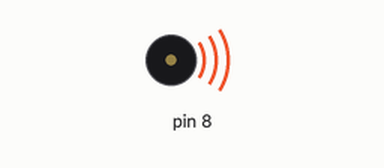
Bench run of a sketch on a simulated Arduino Uno, built with avr-gcc and run on an emulated ATmega328P. Parts: buzzer (waves = sounding).

Above: at 0.1 s.
Timing chart, 0 to 40.0 s (numbered marks = the images above):
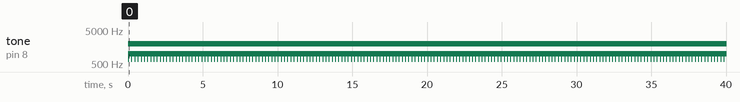

The sketch:

basicTone.ino
```cpp
void setup() {
  // put your setup code here, to run once:
  pinMode(8,OUTPUT);

}

void loop() {
  // put your main code here, to run repeatedly:
  for(int i=0; i<500; i++)
  {
    tone(8,1000);
    }
    for(int i=0; i<500; i++)
  {
    tone(8,2000);
   }
     for(int i=0; i<1000; i++)
  {
    tone(8,700);
    }

    for(int i=0; i<10; i++)
  {
      for(int i=0; i<500; i++)
  {
    tone(8,1000);
    }
    for(int i=0; i<500; i++)
  {
    tone(8,2000);
   }

    }


//    tone(8,1000);
//  tone(8,2000);
//   delay(1000);
//    tone(8,1000);
//  tone(8,2000);
//   delay(1000);
//
//    tone(8,1000);
//  tone(8,2000);
//   delay(1000);
//    tone(8,1000);
//  tone(8,2000);
// delay(1000);
}
```

Measured:
- by itself, tone on pin 8: plays 1000 Hz for 0.01 s, 2000 Hz for 0.01 s, 700 Hz for 0.02 s, 1000 Hz for 0.01 s, 2000 Hz for 0.01 s, 1000 Hz for 0.01 s … (4319 notes in this stretch)
